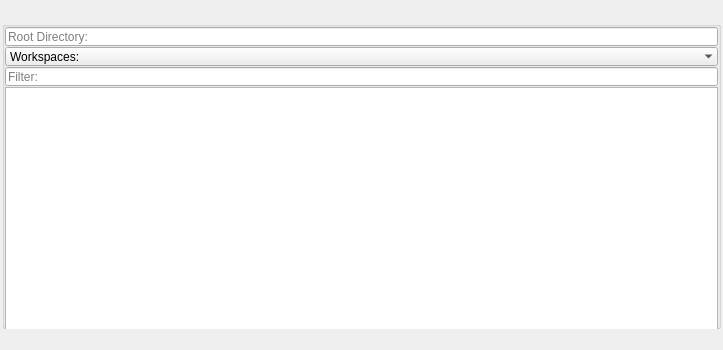
<?xml version="1.0" encoding="UTF-8"?>
<ui version="4.0">
 <class>QtUi</class>
 <widget class="QMainWindow" name="QtUi">
  <property name="enabled">
   <bool>true</bool>
  </property>
  <property name="geometry">
   <rect>
    <x>0</x>
    <y>0</y>
    <width>723</width>
    <height>350</height>
   </rect>
  </property>
  <property name="tabShape">
   <enum>QTabWidget::Triangular</enum>
  </property>
  <property name="dockNestingEnabled">
   <bool>true</bool>
  </property>
  <property name="dockOptions">
   <set>QMainWindow::AllowNestedDocks|QMainWindow::AllowTabbedDocks|QMainWindow::AnimatedDocks|QMainWindow::ForceTabbedDocks</set>
  </property>
  <property name="accessibleDescription">
   <string>Browse workspace scene files to open, save, rename or reference into the scene.</string>
  </property>
  <widget class="QWidget" name="central_widget">
   <property name="minimumSize">
    <size>
     <width>400</width>
     <height>350</height>
    </size>
   </property>
   <layout class="QVBoxLayout" name="verticalLayout_2">
    <property name="spacing">
     <number>2</number>
    </property>
    <property name="leftMargin">
     <number>2</number>
    </property>
    <property name="topMargin">
     <number>2</number>
    </property>
    <property name="rightMargin">
     <number>2</number>
    </property>
    <property name="bottomMargin">
     <number>2</number>
    </property>
    <item>
     <layout class="QVBoxLayout" name="verticalLayout">
      <property name="spacing">
       <number>0</number>
      </property>
      <item>
       <widget class="Header" name="header" native="true">
        <property name="minimumSize">
         <size>
          <width>0</width>
          <height>19</height>
         </size>
        </property>
        <property name="font">
         <font>
          <weight>75</weight>
          <bold>true</bold>
         </font>
        </property>
        <property name="text" stdset="0">
         <string>REFERENCE MANAGER</string>
        </property>
       </widget>
      </item>
      <item>
       <widget class="QGroupBox" name="File">
        <property name="title">
         <string/>
        </property>
        <layout class="QVBoxLayout" name="verticalLayout_3">
         <property name="spacing">
          <number>1</number>
         </property>
         <property name="leftMargin">
          <number>0</number>
         </property>
         <property name="topMargin">
          <number>0</number>
         </property>
         <property name="rightMargin">
          <number>0</number>
         </property>
         <property name="bottomMargin">
          <number>0</number>
         </property>
         <item>
          <widget class="LineEdit" name="txt000">
           <property name="minimumSize">
            <size>
             <width>0</width>
             <height>19</height>
            </size>
           </property>
           <property name="maximumSize">
            <size>
             <width>16777215</width>
             <height>19</height>
            </size>
           </property>
           <property name="toolTip">
            <string>Specify the workspace directory.</string>
           </property>
           <property name="placeholderText">
            <string>Root Directory:</string>
           </property>
          </widget>
         </item>
         <item>
          <widget class="ComboBox" name="cmb000">
           <property name="minimumSize">
            <size>
             <width>0</width>
             <height>19</height>
            </size>
           </property>
           <property name="maximumSize">
            <size>
             <width>16777215</width>
             <height>19</height>
            </size>
           </property>
           <property name="maxVisibleItems">
            <number>30</number>
           </property>
           <property name="sizeAdjustPolicy">
            <enum>QComboBox::AdjustToContentsOnFirstShow</enum>
           </property>
           <property name="frame">
            <bool>false</bool>
           </property>
           <item>
            <property name="text">
             <string>Workspaces:</string>
            </property>
           </item>
          </widget>
         </item>
         <item>
          <widget class="LineEdit" name="txt001">
           <property name="minimumSize">
            <size>
             <width>0</width>
             <height>19</height>
            </size>
           </property>
           <property name="maximumSize">
            <size>
             <width>16777215</width>
             <height>19</height>
            </size>
           </property>
           <property name="toolTip">
            <string>Enter text to filter the file list.

'text*' matches files starting with 'text', '*text*' matches files containing 'text', '*text' matches files ending with 'text', '?text' matches any file with a character followed by 'text'.

Multiple filters can be specified when split by a delimiter, e.g. '*text,text*' or '*text;text*'.</string>
           </property>
           <property name="placeholderText">
            <string>Filter:</string>
           </property>
          </widget>
         </item>
         <item>
          <widget class="TableWidget" name="tbl000">
           <property name="minimumSize">
            <size>
             <width>0</width>
             <height>300</height>
            </size>
           </property>
          </widget>
         </item>
        </layout>
       </widget>
      </item>
      <item>
       <widget class="Footer" name="footer" native="true">
        <property name="minimumSize">
         <size>
          <width>0</width>
          <height>19</height>
         </size>
        </property>
        <property name="maximumSize">
         <size>
          <width>16777215</width>
          <height>19</height>
         </size>
        </property>
       </widget>
      </item>
     </layout>
    </item>
   </layout>
  </widget>
 </widget>
 <customwidgets>
  <customwidget>
   <class>Header</class>
   <extends>QWidget</extends>
   <header>uitk.widgets.header</header>
  </customwidget>
  <customwidget>
   <class>Footer</class>
   <extends>QWidget</extends>
   <header>uitk.widgets.footer</header>
  </customwidget>
  <customwidget>
   <class>ComboBox</class>
   <extends>QComboBox</extends>
   <header>uitk.widgets.comboBox.ComboBox.h</header>
  </customwidget>
  <customwidget>
   <class>LineEdit</class>
   <extends>QLineEdit</extends>
   <header>uitk.widgets.lineEdit</header>
  </customwidget>
  <customwidget>
   <class>TableWidget</class>
   <extends>QTableWidget</extends>
   <header>uitk.widgets.tableWidget</header>
  </customwidget>
 </customwidgets>
 <resources/>
 <connections/>
 <designerdata>
  <property name="gridDeltaX">
   <number>5</number>
  </property>
  <property name="gridDeltaY">
   <number>5</number>
  </property>
  <property name="gridSnapX">
   <bool>true</bool>
  </property>
  <property name="gridSnapY">
   <bool>true</bool>
  </property>
  <property name="gridVisible">
   <bool>true</bool>
  </property>
 </designerdata>
</ui>
